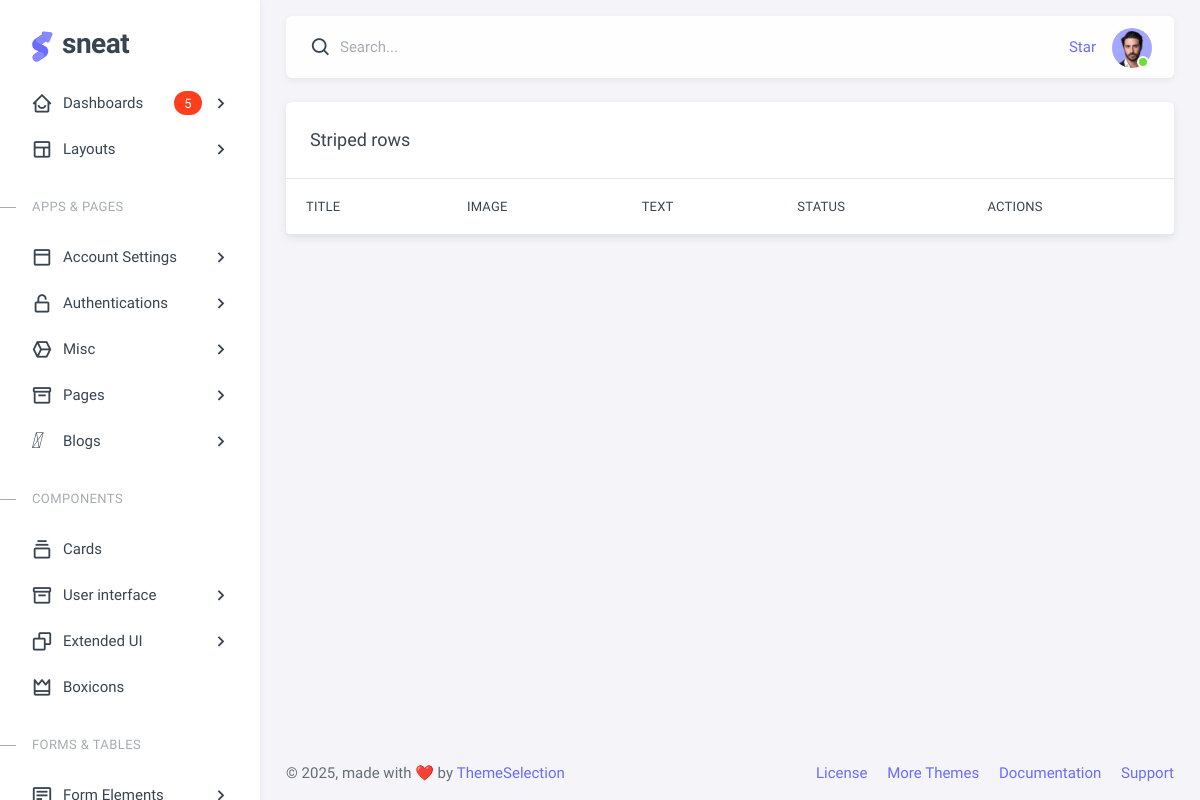
The page /blog/list on the database as committed earlier.
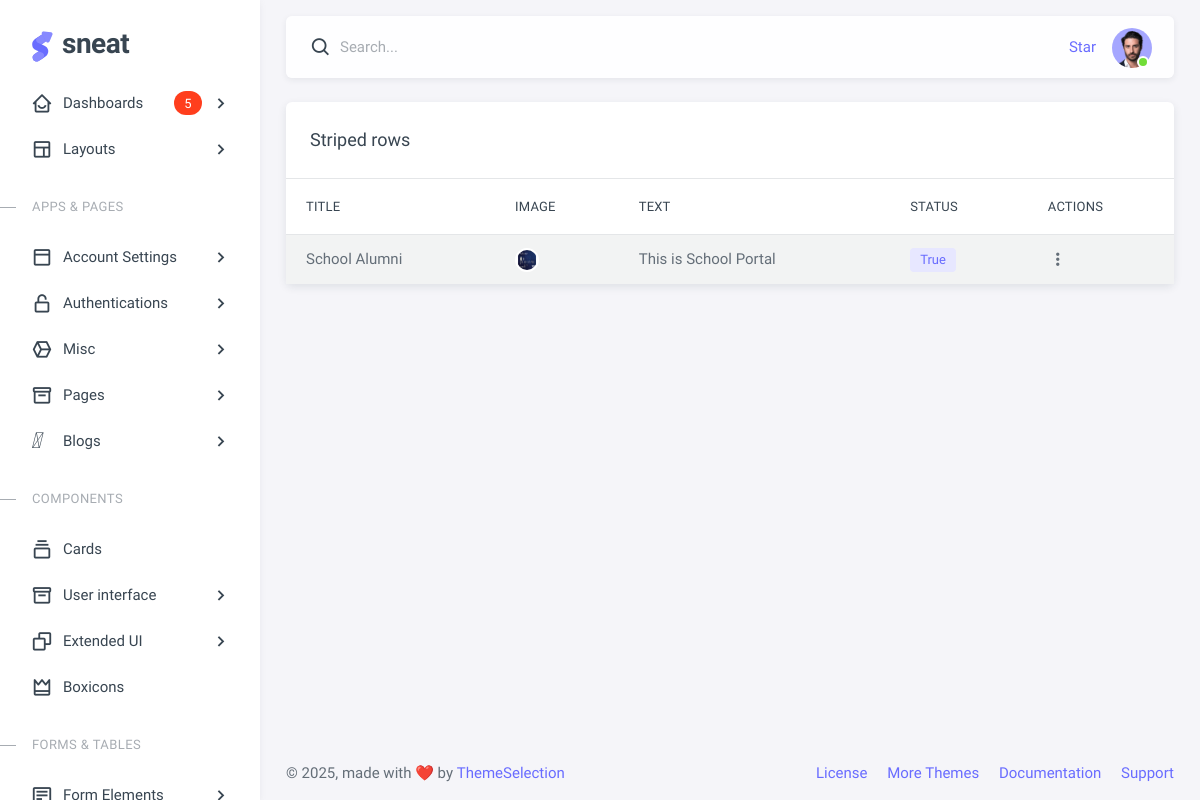
The same page on the database as committed later.
### apps/blog/models.py (models this page shows)
class Blog(models.Model):
    title = models.CharField(max_length=100)
    image = models.ImageField(upload_to='image')
    text = models.TextField()
    is_active = models.BooleanField(default=True)
    created_at = models.DateTimeField(auto_now_add=True)
    updated_at = models.DateTimeField(auto_now=True)

### apps/blog/views.py (the view)
# urls.py: path("blog/list",BlogView.as_view(),name="blog"),
class BlogView(BasedView):
    template_name = "blogs.html"
    model = Blog
    context_object_name = "blogs"
    paginate_by  = 5

### apps/blog/views.py (called while the page is built)
    def get_context_data(self, **kwargs):
        context = TemplateLayout.init(self, super().get_context_data(**kwargs))
        return context

### config/context_processors.py (called while the page is built)
def my_setting(request):
    return {'MY_SETTING': settings}

def environment(request):
    return {'ENVIRONMENT': settings.ENVIRONMENT}

### templates/layout/bootstrap/layout_vertical.py (called while the page is built)
    def init(context):
        context.update(
            {
                "layout": "vertical",
                "content_navbar": True,
                "content_layout": "compact",
                "is_navbar": True,
                "is_menu": True,
                "is_footer": True,
            }
        )
        TemplateHelper.map_context(context)
        return context

### web_project/__init__.py (called while the page is built)
    def init(self, context):
        layout = "vertical"
        context.update(
            {
                "layout_path": TemplateHelper.set_layout(
                    "layout_" + layout + ".html", context
                ),
            }
        )
        TemplateHelper.map_context(context)
        return context

### web_project/template_helpers/theme.py (called while the page is built)
    def map_context(context):
        if context.get("layout") == "vertical":
            if context.get("menu_fixed") is True:
                context["menu_fixed_class"] = "layout-menu-fixed"
            else:
                context["menu_fixed_class"] = ""
        if context.get("content_layout") == "wide":
            context["container_class"] = "container-fluid"
            context["content_layout_class"] = "layout-wide"
        else:
            context["container_class"] = "container-xxl"
            context["content_layout_class"] = "layout-compact"

    def get_theme_variables(scope):
        return settings.THEME_VARIABLES[scope]

    def set_layout(view, context={}):
        layout = os.path.splitext(view)[0].split("/")[0]
        module = f"templates.{settings.THEME_LAYOUT_DIR.replace('/', '.')}.bootstrap.{layout}"
        if util.find_spec(module) is not None:
            TemplateBootstrap = TemplateHelper.import_class(
                module, f"TemplateBootstrap{layout.title().replace('_', '')}"
            )
            TemplateBootstrap.init(context)
        else:
            module = f"templates.{settings.THEME_LAYOUT_DIR.replace('/', '.')}.bootstrap.default"
            TemplateBootstrap = TemplateHelper.import_class(
                module, "TemplateBootstrapDefault"
            )
            TemplateBootstrap.init(context)
        return f"{settings.THEME_LAYOUT_DIR}/{view}"

### apps/blog/templates/blogs.html (shortened to what this page needs)
{% extends layout_path %}
{% load static %}
{% load i18n %}
{% block content %}
<div class="card">
  <h5 class="card-header">Striped rows</h5>
  <div class="table-responsive text-nowrap">
    <table class="table table-striped">
      <thead>
        <tr>
          <th>Title</th>
          <th>Image</th>
          <th>Text</th>
          <th>Status</th>
          <th>Actions</th>
        </tr>
      </thead>
      <tbody class="table-border-bottom-0">
        {% for blog in blogs %}
        <tr>
          <td><span>{{blog.title}}</span></td>
          <td>
              <ul class="list-unstyled m-0 avatar-group d-flex align-items-center">
                  <li data-bs-toggle="tooltip" data-popup="tooltip-custom" data-bs-placement="top" class="avatar avatar-xs pull-up" title="">
                      <img src="{{blog.image.url}}" alt="Avatar" class="rounded-circle">
                    </li>
                </ul>
            </td>
            <td>{{blog.text}}</td>
          <td><span class="badge bg-label-primary me-1">{{blog.is_active}}</span></td>
          <td>
            <div class="dropdown">
              <button type="button" class="btn p-0 dropdown-toggle hide-arrow" data-bs-toggle="dropdown"><i class="bx bx-dots-vertical-rounded"></i></button>
            </div>
          </td>
        </tr>
        {% endfor %}
      </tbody>
    </table>
  </div>
</div>
{% endblock %}

### templates/layout/layout_vertical.html (shortened to what this page needs)
{% extends 'layout/master.html' %}
{% block layout %}
<div class="layout-wrapper layout-content-navbar {{ is_menu|yesno:',layout-without-menu' }}">
  <div class="layout-container">
    {% if is_menu %}
    {% include "../layout/partials/menu/vertical/vertical_menu.html" %}
    {% endif %}
    <div class="layout-page">
      {% if is_navbar %}
      {% include "../layout/partials/navbar/navbar.html" %}
      {% endif %}
      <div class="content-wrapper">
        {% if is_flex %}
        <div class="{{container_class}} d-flex align-items-stretch flex-grow-1 p-0">
          {% else %}
          <div class="{{container_class}} flex-grow-1 container-p-y">
            {% endif %}
            {% block content %}
            {% endblock content %}
          </div>
          {% if is_footer %}
          {% include "../layout/partials/footer/footer.html" %}
          {% endif %}
        </div>
      </div>
    </div>
  </div>
  {% endblock layout %}

### templates/layout/master.html (shortened to what this page needs)
{% load static %}
<!DOCTYPE html>
<html lang="en" class="light-style layout-menu-fixed {{content_layout_class}}" data-assets-path="{% static '/' %}" data-base-url="{{url}}" data-framework="django" data-template="vertical-menu-free">
  <head>
    {% include "./partials/styles.html" %}
  </head>
  <body>
    {% block layout %}
    {% endblock layout %}
  </body>
</html>

### templates/layout/partials/styles.html (shortened to what this page needs)
{% load static %}
<link rel="stylesheet" href="{% static 'vendor/fonts/boxicons.css' %}" />
<link rel="stylesheet" href="{% static 'vendor/css/core.css' %}" />
<link rel="stylesheet" href="{% static 'vendor/css/theme-default.css' %}" />
<link rel="stylesheet" href="{% static 'css/demo.css' %}" />
<link rel="stylesheet" href="{% static 'vendor/libs/perfect-scrollbar/perfect-scrollbar.css' %}" />

### templates/layout/partials/scripts_includes.html (shortened to what this page needs)
{% load static %}
{% load i18n %}

### templates/layout/partials/menu/vertical/vertical_menu.html (shortened to what this page needs)
<aside id="layout-menu" class="layout-menu menu-vertical menu bg-menu-theme">
  {% if not navbar_full %}
  <div class="app-brand demo">
    <a href="{% url 'index' %}" class="app-brand-link">
      <span class="app-brand-logo demo">
      </span>
      <span class="app-brand-text demo menu-text fw-bold ms-2">{% get_theme_variables 'template_name' %}</span>
    </a>
  </div>
  {% endif %}
  <ul class="menu-inner py-1">
    <li class="menu-item {% if 'index' == request.resolver_match.url_name or '/dashbord/' in request.path %}active open{% endif %}">
      <a href="javascript:void(0);" class="menu-link menu-toggle">
        <i class="menu-icon tf-icons bx bx-home-smile"></i>
        <div class="text-truncate" data-i18n="Dashboards">Dashboards</div>
        <span class="badge bg-danger rounded-pill ms-auto">5</span>
      </a>
    </li>
    <li class="menu-item {% if '/layouts/' in request.path  %}active open{% endif %}">
      <a href="javascript:void(0);" class="menu-link menu-toggle">
        <i class="menu-icon tf-icons bx bx-layout"></i>
        <div class="text-truncate" data-i18n="Layouts">Layouts</div>
      </a>
    </li>
    <li class="menu-header small text-uppercase">
      <span class="menu-header-text">Apps & Pages</span>
    </li>
    <li class="menu-item {% if '/account_settings/' in request.path %}active open{% endif %}">
      <a href="javascript:void(0);" class="menu-link menu-toggle">
        <i class="menu-icon tf-icons bx bx-dock-top"></i>
        <div class="text-truncate" data-i18n="Account Settings">Account Settings</div>
      </a>
    </li>
    <li class="menu-item {% if '/auth/' in request.path %}active open{% endif %}">
      <a href="javascript:void(0);" class="menu-link menu-toggle">
        <i class="menu-icon tf-icons bx bx-lock-open-alt"></i>
        <div class="text-truncate" data-i18n="Authentications">Authentications</div>
      </a>
    </li>
    <li class="menu-item {% if '/misc/' in request.path %}active open{% endif %}">
      <a href="javascript:void(0);" class="menu-link menu-toggle">
        <i class="menu-icon tf-icons bx bx-cube-alt"></i>
        <div class="text-truncate" data-i18n="Misc">Misc</div>
      </a>
    </li>
    <li class="menu-item {% if '/ui/' in request.path %}active open{% endif %}">
      <a href=" javascript:void(0)" class="menu-link menu-toggle">
        <i class="menu-icon tf-icons bx bx-box"></i>
        <div class="text-truncate" data-i18n="User interface">Pages</div>
      </a>
    </li>
    <li class="menu-item {% if '/misc/' in request.path %}active open{% endif %}">
      <a href="javascript:void(0);" class="menu-link menu-toggle">
        <i class="menu-icon tf-icons bxr bx-edit"></i>
        <div class="text-truncate" data-i18n="Misc">Blogs</div>
      </a>
    </li>
    <li class="menu-header small text-uppercase">
      <span class="menu-header-text">Components</span>
    </li>
    <li class="menu-item {% if '/cards/basic/' in request.path %}active{% endif %}">
      <a href="{% url 'cards-basic' %}" class="menu-link">
        <i class="menu-icon tf-icons bx bx-collection"></i>
        <div class="text-truncate" data-i18n="Card">Cards</div>
      </a>
    </li>
    <li class="menu-item {% if '/ui/' in request.path %}active open{% endif %}">
      <a href=" javascript:void(0)" class="menu-link menu-toggle">
        <i class="menu-icon tf-icons bx bx-box"></i>
        <div class="text-truncate" data-i18n="User interface">User interface</div>
      </a>
    </li>
    <li class="menu-item {% if '/extended_ui/' in request.path %}active open{% endif %}">
      <a href="javascript:void(0)" class="menu-link menu-toggle">
        <i class="menu-icon tf-icons bx bx-copy"></i>
        <div class="text-truncate" data-i18n="Extended UI">Extended UI</div>
      </a>
    </li>
    <li class="menu-item {% if '/boxicons/' in request.path %}active{% endif %}">
      <a href="{% url 'icons-boxicons' %}" class="menu-link">
        <i class="menu-icon tf-icons bx bx-crown"></i>
        <div class="text-truncate" data-i18n="Boxicons">Boxicons</div>
      </a>
    </li>
    <li class="menu-header small text-uppercase">
      <span class="menu-header-text">Forms & Tables</span>
    </li>
    <li class="menu-item {% if '/forms/' in request.path %}active open{% endif %}">
      <a href="javascript:void(0)" class="menu-link menu-toggle">
        <i class="menu-icon tf-icons bx bx-detail"></i>
        <div class="text-truncate" data-i18n="Form Elements">Form Elements</div>
      </a>
    </li>
  </ul>
</aside>

### templates/layout/partials/navbar/navbar.html (shortened to what this page needs)
{% load i18n %}
{% load static %}
<nav class="layout-navbar {{container_class}} navbar navbar-expand-xl navbar-detached align-items-center bg-navbar-theme" id="layout-navbar">
  <div class="navbar-nav-right d-flex align-items-center" id="navbar-collapse">
    <div class="navbar-nav align-items-center">
      <div class="nav-item d-flex align-items-center">
        <i class="bx bx-search bx-md"></i>
        <input type="text" class="form-control border-0 shadow-none ps-1 ps-sm-2" placeholder="Search..." aria-label="Search...">
      </div>
    </div>
    <ul class="navbar-nav flex-row align-items-center ms-auto">
      <li class="nav-item lh-1 me-4">
        <a class="github-button" href="{% get_theme_variables 'git_repository' %}" data-icon="octicon-star" data-size="large" data-show-count="true" aria-label="Star themeselection/sneat-html-admin-template-free on GitHub">Star</a>
      </li>
      <li class="nav-item navbar-dropdown dropdown-user dropdown">
        <a class="nav-link dropdown-toggle hide-arrow p-0" href="javascript:void(0);" data-bs-toggle="dropdown">
          <div class="avatar avatar-online">
            <img src="{% static 'img/avatars/1.png' %}" alt class="w-px-40 h-auto rounded-circle">
          </div>
        </a>
      </li>
    </ul>
  </div>
</nav>

### templates/layout/partials/footer/footer.html (shortened to what this page needs)
<footer class="content-footer footer bg-footer-theme">
  <div class="{{container_class}}">
    <div class="footer-container d-flex align-items-center justify-content-between py-4 flex-md-row flex-column">
      <div class="text-body">
        © , made with ❤️ by <a href="{% get_theme_variables 'creator_url' %}" target="_blank" class="footer-link">{% get_theme_variables 'creator_name' %}</a>
      </div>
      <div class="d-none d-lg-inline-block">
        <a href="{% get_theme_variables 'license_url' %}" class="footer-link me-4" target="_blank">License</a>
        <a href="{% get_theme_variables 'more_themes' %}" target="_blank" class="footer-link me-4">More Themes</a>
        <a href="{% get_theme_variables 'documentation' %}" target="_blank" class="footer-link me-4">Documentation</a>
        <a href="{% get_theme_variables 'support' %}" target="_blank" class="footer-link d-none d-sm-inline-block">Support</a>
      </div>
    </div>
  </div>
</footer>

### templates/layout/partials/scripts.html (shortened to what this page needs)
{% load static %}

### src/assets/css/demo.css (style rules this page uses)
.menu .app-brand.demo { height: 64px; margin-top: 12px; }
.app-brand-text.demo { font-size: 1.75rem; letter-spacing: -0.5px; }

Rows that differ between the two databases and show on the page:
added Blog: title "School Alumni", image (picture), text "This is School Portal", is_active "True"
